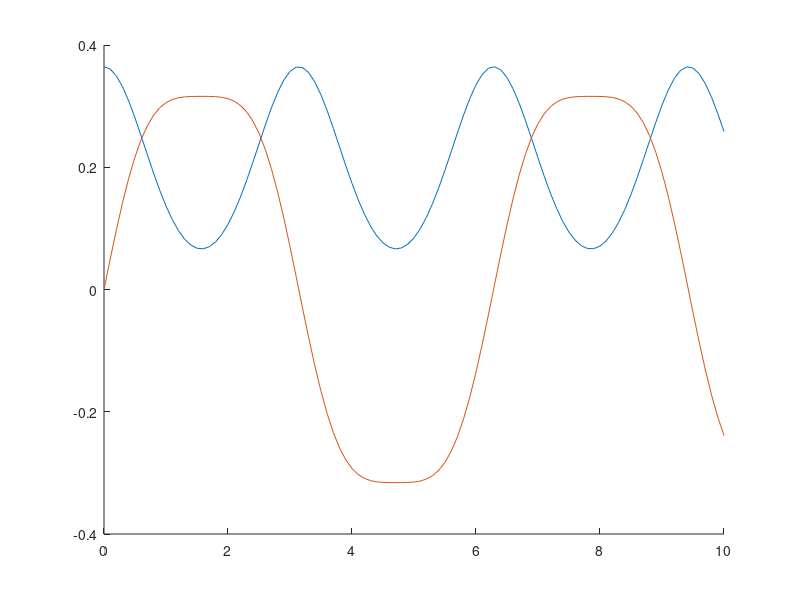

MATLAB code for this plot:
clc();
t = [0:0.1:10];
n = length(t);
x = zeros(1,n);
y = zeros(1,n);
for k = 1:n
        x(1,k) = (0.228 * cos(sin(t(1,k)))) + (0.1365 * (cos(sin(t(1,k)) + sin(t(1,k)))));
        y(1,k) = (0.228 * sin(sin(t(1,k)))) + (0.1365 * (sin(sin(t(1,k)) + sin(t(1,k)))));
end
    hold on
    plot(t,x)
    plot(t,y)